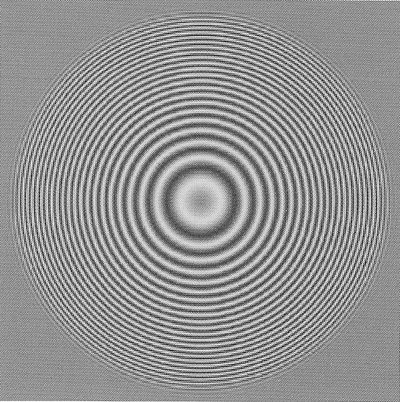
%> input picture misc/Example Code/Pattern.jpg, 400 x 402 px
$ octave Convolve.m   (GNU Octave 9; MATLAB toolbox functions it lacks are replaced by stand-ins)
%> lines starting %> are read from the running program, lines starting %| are printed output that depends on the picture
clear all
% Read the image from the file
image = imread('Pattern.jpg');
%> image is the input picture: size 402x400 uint8; min 6, max 255, mean 146.2
% Define the kernel - Edge Detection
kernel = [-1 -1 -1;
          -1  8 -1;
          -1 -1 -1];
% Perform convolution
convolvedImage = conv2(image,kernel);
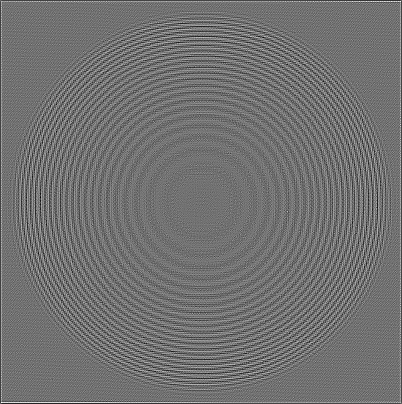
%> convolvedImage: size 404x402 double; min -1058, max 1313, mean 0; drawn with min black and max white
% Display resulting image
figure; imshow(convolvedImage); title('Edges');
%> after `imshow(convolvedImage)`:
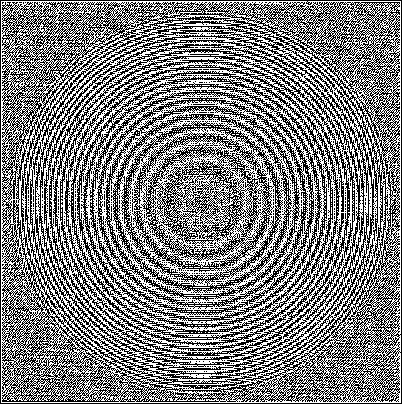
%> displayed picture: size 404x402, on the screen's scale of 0 to 255; 50.2% white; black in thin lines or dots
% Define the kernel - Sharpen
kernel = [ 0 -1  0;
          -1  5 -1;
           0 -1  0];
% Perform convolution
convolvedImage = conv2(image,kernel);
% Display resulting image
figure; imshow(convolvedImage); title('Sharpen');
%> after `imshow(convolvedImage)`:
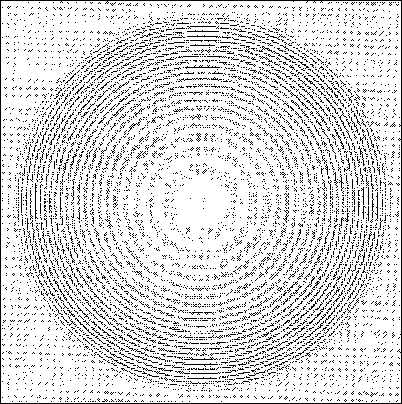
%> displayed picture: size 404x402, on the screen's scale of 0 to 255; 85.9% white; black in thin lines or dots
% Display original image
figure; imshow(image); title('Original');
